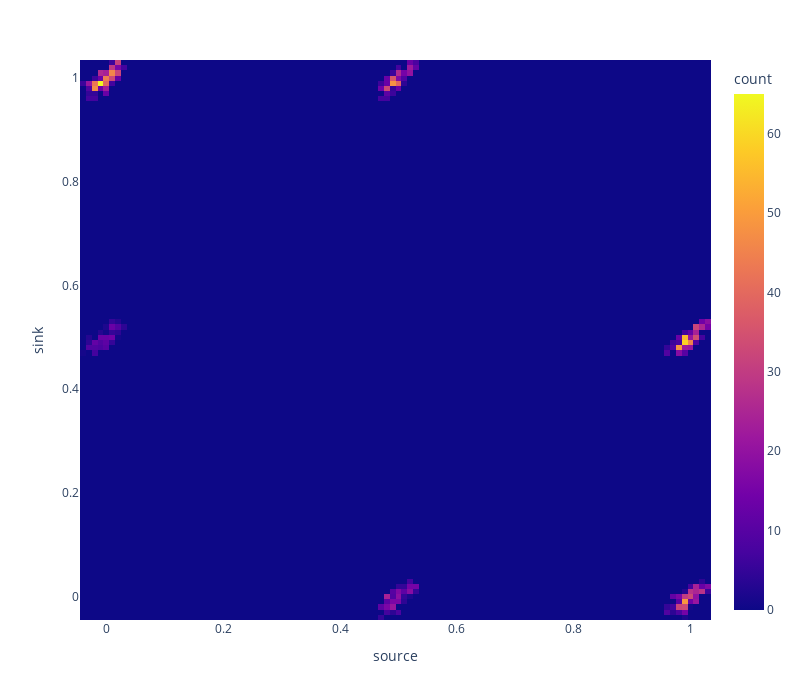

The code cell stored with this chart in its notebook:
### Code cell
tdf = pd.DataFrame(data={'source':transitions[:,0], 'sink':transitions[:,1]})
f = px.density_heatmap(tdf, x='source', y='sink', nbinsx=200, nbinsy=200, width=800, height=700)
f.write_html('heatmap_5000.html')
f

### Figure 1 — Plotly figure (JSON) as saved in the notebook; plotly's stock layout.template omitted (floating-point values rounded to 4 significant figures; data arrays with more than 128 entries replaced by an {"elided": "..."} marker saying what was removed)
{"data": [{"coloraxis": "coloraxis", "hovertemplate": "source=%{x}<br>sink=%{y}<br>count=%{z}<extra></extra>", "name": "", "nbinsx": 200, "nbinsy": 200, "type": "histogram2d", "x": {"elided": "2536 float values"}, "xaxis": "x", "xbingroup": "x", "y": {"elided": "2536 float values"}, "yaxis": "y", "ybingroup": "y"}], "layout": {"coloraxis": {"colorbar": {"title": {"text": "count"}}, "colorscale": [[0, "#0d0887"], [0.1111, "#46039f"], [0.2222, "#7201a8"], [0.3333, "#9c179e"], [0.4444, "#bd3786"], [0.5556, "#d8576b"], [0.6667, "#ed7953"], [0.7778, "#fb9f3a"], [0.8889, "#fdca26"], [1, "#f0f921"]]}, "height": 700, "legend": {"tracegroupgap": 0}, "margin": {"t": 60}, "width": 800, "xaxis": {"anchor": "y", "domain": [0, 1], "title": {"text": "source"}}, "yaxis": {"anchor": "x", "domain": [0, 1], "title": {"text": "sink"}}}}
